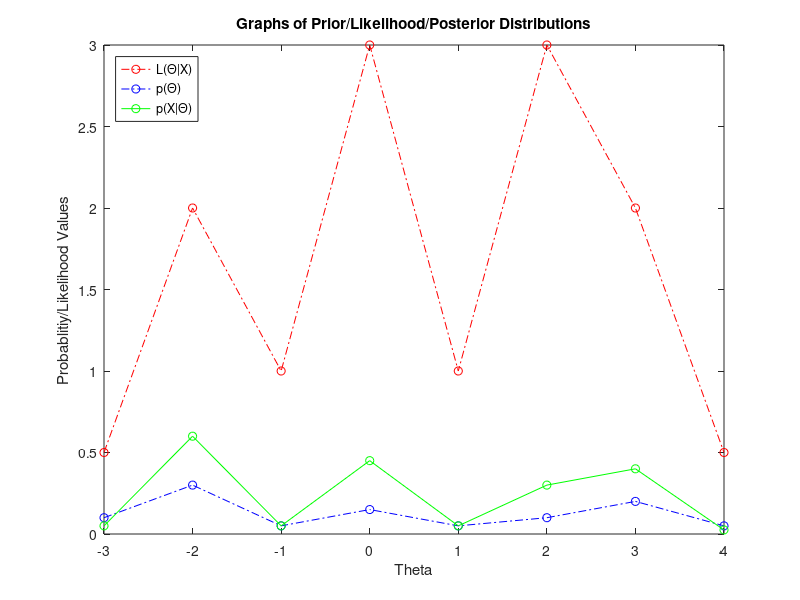

Here is the MATLAB script that generated this plot:
theta = [-3 -2 -1 0 1 2 3 4];
prior = [0.1 0.3 0.05 0.15 0.05 0.1 0.2 0.05];
likelihood = [0.5 2 1 3 1 3 2 0.5];
post = likelihood.*prior;
expected_value = sum(post.*theta);

plot(theta, likelihood, 'r-.o', theta, prior, 'b-.o', theta, post, '-og');
legend('L(\Theta|X)', 'p(\Theta)', 'p(X|\Theta)', 'Location', 'northwest')
xlabel('Theta');
ylabel('Probablitiy/Likelihood Values');
title('Graphs of Prior/Likelihood/Posterior Distributions');
print -depsc Problem2Graph.eps